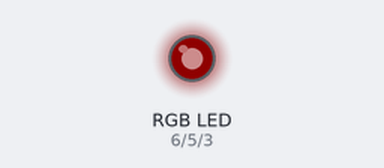
This sketch was run on a simulated Arduino Uno, built with avr-gcc and run on an emulated ATmega328P. On the bench: an RGB LED mixed from three pins (HIGH = lit). Dim RGB values are drawn brighter than linear.

Above: at 0.15 s.
At 5.26 s:
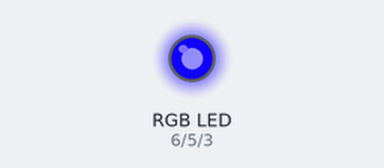
At 10.06 s:
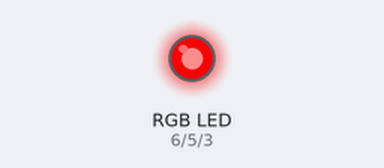
At 19.98 s:
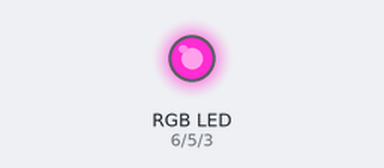
At 29.9 s:
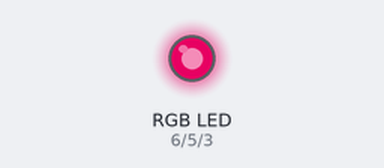
At 39.82 s:
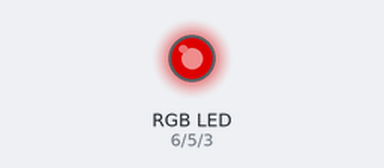
Timing chart, 0 to 39.9 s (numbered marks = the images above):
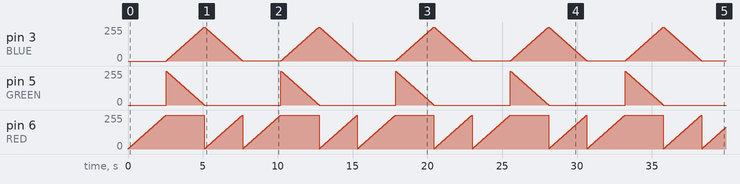

The sketch:

RGB_LED.ino
```cpp
#define BLUE 3
#define GREEN 5
#define RED 6

#define DELAY_TIME 10

void setup() {
  pinMode(BLUE, OUTPUT);
  pinMode(GREEN, OUTPUT);
  pinMode(RED, OUTPUT);
  digitalWrite(RED, HIGH);
  digitalWrite(GREEN, LOW);
  digitalWrite(BLUE, LOW);
}

int redValue;
int greenValue;
int blueValue;

void loop() {
  redValue = 255;
  greenValue = 0;
  blueValue = 0;

  for (int i = 0; i < 255; i++) {
    redValue -= 1;
    greenValue += 1;
    analogWrite(RED, redValue);
    analogWrite(RED, greenValue);
    delay(DELAY_TIME);
  }

  redValue = 0;
  greenValue = 255;
  blueValue = 0;

  for (int i = 0; i < 255; i++) {
    greenValue -= 1;
    blueValue += 1;
    analogWrite(GREEN, greenValue);
    analogWrite(BLUE, blueValue);
    delay(DELAY_TIME);
  }

  redValue = 0;
  greenValue = 0;
  blueValue = 0;

  for (int i = 0; i < 255; i++) {
    blueValue -= 1;
    redValue += 1;
    analogWrite(BLUE, blueValue);
    analogWrite(RED, redValue);
    delay(DELAY_TIME);
  }
}
```

Measured:
- by itself, pin 5 (GREEN): ramps from 254/255 to 0/255 and jumps back, once every 7.7 s
